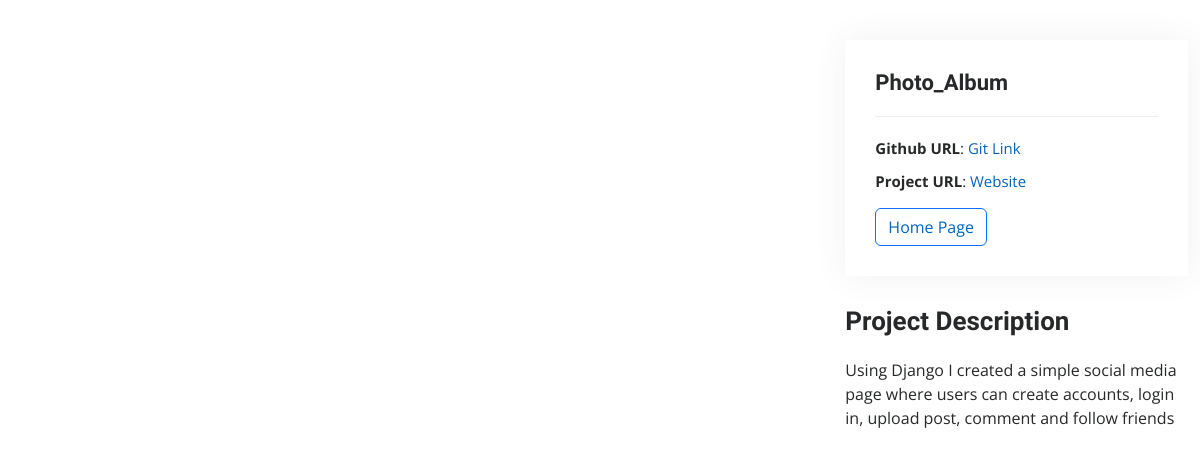
The page /detail/3/ on the database as committed earlier.
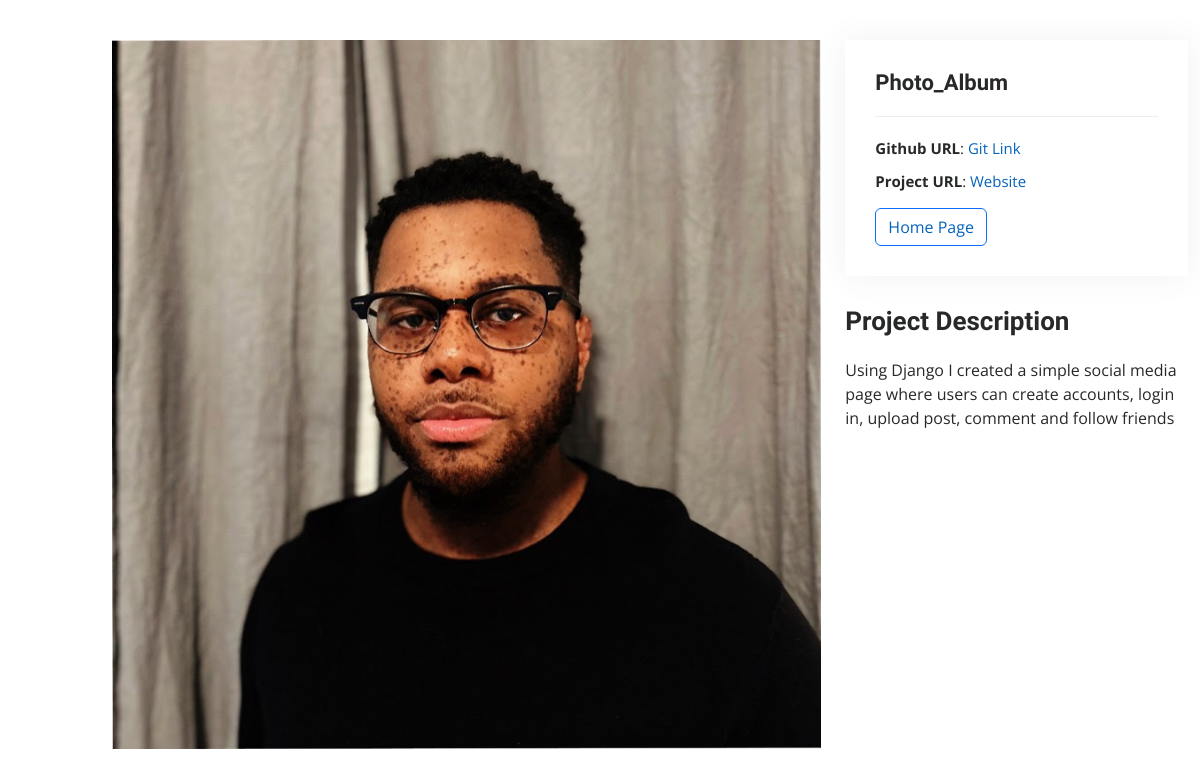
The same page on the database as committed later.
### resume/models.py (models this page shows, shortened)
class Project(models.Model):
    title = models.CharField(max_length = 200)
    project_img = models.ImageField(upload_to = 'project/')
    description = models.TextField(blank=False, null=False)
    git_url = models.URLField()
    project_url = models.URLField(blank=True, null=True)

### resume/views.py (the view)
# urls.py: path('detail/<int:pk>/', views.detail, name='detail'),
def detail(request, pk):
    project = Project.objects.get(pk=pk)
    context = {
        'project':project
    }
    return render(request,'resume/detail.html',context)

### resume/templates/resume/detail.html (shortened to what this page needs)
{% load static %}
<!DOCTYPE html>
<html lang="en">
<head>
  <link href="{% static 'vendor/aos/aos.css' %}" rel="stylesheet">
  <link href="{% static 'vendor/bootstrap/css/bootstrap.min.css' %}" rel="stylesheet">
  <link href="{% static 'vendor/bootstrap-icons/bootstrap-icons.css' %}" rel="stylesheet">
  <link href="{% static 'vendor/boxicons/css/boxicons.min.css' %}" rel="stylesheet">
  <link href="{% static 'vendor/glightbox/css/glightbox.min.css' %}" rel="stylesheet">
  <link href="{% static 'vendor/swiper/swiper-bundle.min.css' %}" rel="stylesheet">
  <link href="{% static 'css/style.css' %}"  rel="stylesheet">
</head>
<body>
  <main id="main">
    <section id="portfolio-details" class="portfolio-details">
      <div class="container">
        <div class="row gy-4">
          <div class="col-lg-8">
            <div class="portfolio-details-slider swiper">
              <div class="swiper-wrapper align-items-center">
                <div>
                  <img src="{{project.project_img.url}}" alt="">
                </div>
              </div>
            </div>
          </div>
            <div class="col-lg-4">
                <div class="portfolio-info">
                    <h3>{{project.title}}</h3>
                    <ul>
                        <li><strong>Github URL</strong>: <a href="{{project.git_url}}">Git Link</a></li>
                        <li><strong>Project URL</strong>: <a href="{{project.project_url}}">Website</a></li>
                    </ul>
                    <button class="btn btn-outline-primary"><a href="{% url 'index' %}">Home Page</a></button>
                </div>
                <div class="portfolio-description">
                    <h2>Project Description</h2>
                    <p>
                       {{project.description}}
                    </p>
                </div>
            </div>
        </div>
      </div>
    </section>
  </main>
</body>
</html>

### resume/static/css/style.css (style rules this page uses)
body { font-family: "Open Sans", sans-serif; color: #272829; }
a { color: #0563bb; text-decoration: none; }
h1, h2, h3, h4, h5, h6 { font-family: "Raleway", sans-serif; }
@media (min-width: 991px) { #main { margin-left: 100px; } }
section { padding: 60px 0; overflow: hidden; }
.portfolio-details { padding-top: 40px; }
.portfolio-details .portfolio-details-slider img { width: 100%; }
.portfolio-details .portfolio-info { padding: 30px; box-shadow: 0px 0 30px rgba(69, 80, 91, 0.08); }
.portfolio-details .portfolio-info h3 { font-size: 22px; font-weight: 700; margin-bottom: 20px; padding-bottom: 20px; border-bottom: 1px solid #eee; }
.portfolio-details .portfolio-info ul { list-style: none; padding: 0; font-size: 15px; }
.portfolio-details .portfolio-info ul li+li { margin-top: 10px; }
.portfolio-details .portfolio-description { padding-top: 30px; }
.portfolio-details .portfolio-description h2 { font-size: 26px; font-weight: 700; margin-bottom: 20px; }
.portfolio-details .portfolio-description p { padding: 0; }

Rows that differ between the two databases and show on the page:
changed Project "Photo_Album": project_img: picture added
